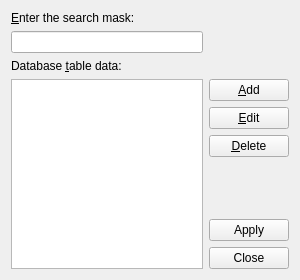
<?xml version="1.0" encoding="UTF-8"?>
<ui version="4.0">
 <class>SimpleDBTEditor</class>
 <widget class="QWidget" name="SimpleDBTEditor">
  <property name="geometry">
   <rect>
    <x>0</x>
    <y>0</y>
    <width>300</width>
    <height>280</height>
   </rect>
  </property>
  <property name="windowTitle">
   <string>Form</string>
  </property>
  <layout class="QGridLayout" name="gridLayout">
   <item row="0" column="0">
    <widget class="QLabel" name="m_lblSearchMask">
     <property name="locale">
      <locale language="Russian" country="Ukraine"/>
     </property>
     <property name="text">
      <string>&amp;Enter the search mask:</string>
     </property>
     <property name="buddy">
      <cstring>m_leSearchMask</cstring>
     </property>
    </widget>
   </item>
   <item row="1" column="0">
    <widget class="QLineEdit" name="m_leSearchMask">
     <property name="toolTip">
      <string>The search mask for filtering available database table data in the list below</string>
     </property>
     <property name="locale">
      <locale language="Russian" country="Ukraine"/>
     </property>
    </widget>
   </item>
   <item row="2" column="0">
    <widget class="QLabel" name="m_lblData">
     <property name="locale">
      <locale language="Russian" country="Ukraine"/>
     </property>
     <property name="text">
      <string>Database &amp;table data:</string>
     </property>
     <property name="buddy">
      <cstring>m_listvData</cstring>
     </property>
    </widget>
   </item>
   <item row="3" column="0" rowspan="6">
    <widget class="QListView" name="m_listvData">
     <property name="cursor" stdset="0">
      <cursorShape>PointingHandCursor</cursorShape>
     </property>
     <property name="toolTip">
      <string>Available database table data</string>
     </property>
     <property name="locale">
      <locale language="Russian" country="Ukraine"/>
     </property>
    </widget>
   </item>
   <item row="3" column="1">
    <widget class="QPushButton" name="m_pbAdd">
     <property name="toolTip">
      <string>Add a new item</string>
     </property>
     <property name="locale">
      <locale language="Russian" country="Ukraine"/>
     </property>
     <property name="text">
      <string>&amp;Add</string>
     </property>
     <property name="icon">
      <iconset resource="../images_resources.qrc">
       <normaloff>:/images/add2.png</normaloff>:/images/add2.png</iconset>
     </property>
    </widget>
   </item>
   <item row="4" column="1">
    <widget class="QPushButton" name="m_pbEdit">
     <property name="toolTip">
      <string>Edit the selected item</string>
     </property>
     <property name="locale">
      <locale language="Russian" country="Ukraine"/>
     </property>
     <property name="text">
      <string>&amp;Edit</string>
     </property>
     <property name="icon">
      <iconset resource="../images_resources.qrc">
       <normaloff>:/images/edit.png</normaloff>:/images/edit.png</iconset>
     </property>
    </widget>
   </item>
   <item row="5" column="1">
    <widget class="QPushButton" name="m_pbDelete">
     <property name="toolTip">
      <string>Delete the selected item</string>
     </property>
     <property name="locale">
      <locale language="Russian" country="Ukraine"/>
     </property>
     <property name="text">
      <string>&amp;Delete</string>
     </property>
     <property name="icon">
      <iconset resource="../images_resources.qrc">
       <normaloff>:/images/clear_output.png</normaloff>:/images/clear_output.png</iconset>
     </property>
    </widget>
   </item>
   <item row="6" column="1">
    <spacer name="verticalSpacer">
     <property name="orientation">
      <enum>Qt::Vertical</enum>
     </property>
     <property name="sizeHint" stdset="0">
      <size>
       <width>20</width>
       <height>47</height>
      </size>
     </property>
    </spacer>
   </item>
   <item row="7" column="1">
    <widget class="QPushButton" name="pushButton">
     <property name="text">
      <string>Apply</string>
     </property>
    </widget>
   </item>
   <item row="8" column="1">
    <widget class="QPushButton" name="pushButton_3">
     <property name="text">
      <string>Close</string>
     </property>
    </widget>
   </item>
  </layout>
 </widget>
 <resources>
  <include location="../images_resources.qrc"/>
 </resources>
 <connections/>
</ui>
